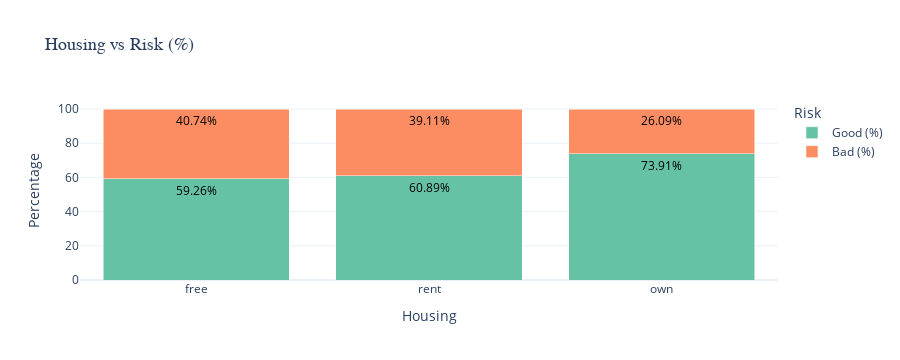

Here is the notebook cell this chart was saved with:
### Code cell
import plotly.express as px
import pandas as pd

# 주거지 여부별 Risk 분포 계산
saving_risk_distribution = df.groupby(['Housing', 'Risk']).size().unstack(fill_value=0)

# 비율 계산
saving_risk_distribution['Total'] = saving_risk_distribution.sum(axis=1)
saving_risk_distribution['Good (%)'] = (saving_risk_distribution['good'] / saving_risk_distribution['Total']) * 100
saving_risk_distribution['Bad (%)'] = (saving_risk_distribution['bad'] / saving_risk_distribution['Total']) * 100

# 데이터프레임 형태로 변환 (Plotly에 적합한 포맷)
saving_risk_distribution_reset = saving_risk_distribution[['Good (%)', 'Bad (%)']].reset_index()
saving_risk_melted = saving_risk_distribution_reset.melt(
    id_vars='Housing', value_vars=['Good (%)', 'Bad (%)'], var_name='Risk', value_name='Percentage'
)

# Housing 값에 대한 순서 정의 (own을 마지막으로 배치)
category_order = ['free','rent', 'own']  # 'own'을 마지막으로 배치하려면 순서 설정

# Plotly로 반응형 Stacked Bar Chart 생성
fig = px.bar(
    saving_risk_melted,
    x='Housing',
    y='Percentage',
    color='Risk',
    barmode='stack',
    color_discrete_sequence=['#66c2a5', '#fc8d62'],  # 색상 변경
    title='Housing vs Risk (%)',
    text='Percentage'  # 각 막대에 값을 표시
)

# 레이아웃 및 텍스트 위치 조정
fig.update_traces(
    texttemplate='%{text:.2f}%',  # 소수점 두 자리까지 표시
    textposition='inside',         # 텍스트를 막대 내부에 표시
    textfont=dict(
        size=12,                  # 텍스트 크기
        color='black'             # 텍스트 색상 변경 (검정색으로 설정)
    )
)

# x축을 오른쪽 끝으로 보내는 설정
fig.update_layout(
    xaxis_title='Housing',
    yaxis_title='Percentage',
    legend_title='Risk',
    template='plotly_white',
    title_font=dict(size=18, family='Arial'),
    legend=dict(font=dict(size=12)),
    uniformtext_minsize=10,       # 텍스트 최소 크기 설정
    uniformtext_mode='hide',      # 텍스트가 겹치면 일부 숨기기
    xaxis=dict(
        categoryorder='array',  # 'array'로 설정하여 항목 순서 조정
        categoryarray=category_order,  # 순서대로 정의된 항목 배열 사용
    )
)

# 그래프 출력
fig.show()

### Figure 1 — Plotly figure (JSON) as saved in the notebook; plotly's stock layout.template omitted (floating-point values rounded to 4 significant figures)
{"data": [{"alignmentgroup": "True", "hovertemplate": "Risk=Good (%)<br>Housing=%{x}<br>Percentage=%{text}<extra></extra>", "legendgroup": "Good (%)", "marker": {"color": "#66c2a5", "pattern": {"shape": ""}}, "name": "Good (%)", "offsetgroup": "Good (%)", "orientation": "v", "showlegend": true, "text": [59.26, 73.91, 60.89], "textfont": {"color": "black", "size": 12}, "textposition": "inside", "texttemplate": "%{text:.2f}%", "type": "bar", "x": ["free", "own", "rent"], "xaxis": "x", "y": [59.26, 73.91, 60.89], "yaxis": "y"}, {"alignmentgroup": "True", "hovertemplate": "Risk=Bad (%)<br>Housing=%{x}<br>Percentage=%{text}<extra></extra>", "legendgroup": "Bad (%)", "marker": {"color": "#fc8d62", "pattern": {"shape": ""}}, "name": "Bad (%)", "offsetgroup": "Bad (%)", "orientation": "v", "showlegend": true, "text": [40.74, 26.09, 39.11], "textfont": {"color": "black", "size": 12}, "textposition": "inside", "texttemplate": "%{text:.2f}%", "type": "bar", "x": ["free", "own", "rent"], "xaxis": "x", "y": [40.74, 26.09, 39.11], "yaxis": "y"}], "layout": {"barmode": "stack", "height": 360, "legend": {"font": {"size": 12}, "title": {"text": "Risk"}, "tracegroupgap": 0}, "title": {"font": {"family": "Arial", "size": 18}, "text": "Housing vs Risk (%)"}, "uniformtext": {"minsize": 10, "mode": "hide"}, "xaxis": {"anchor": "y", "autorange": true, "categoryarray": ["free", "rent", "own"], "categoryorder": "array", "domain": [0, 1], "range": [-0.5, 2.5], "title": {"text": "Housing"}, "type": "category"}, "yaxis": {"anchor": "x", "autorange": true, "domain": [0, 1], "range": [0, 105.3], "title": {"text": "Percentage"}, "type": "linear"}}}
